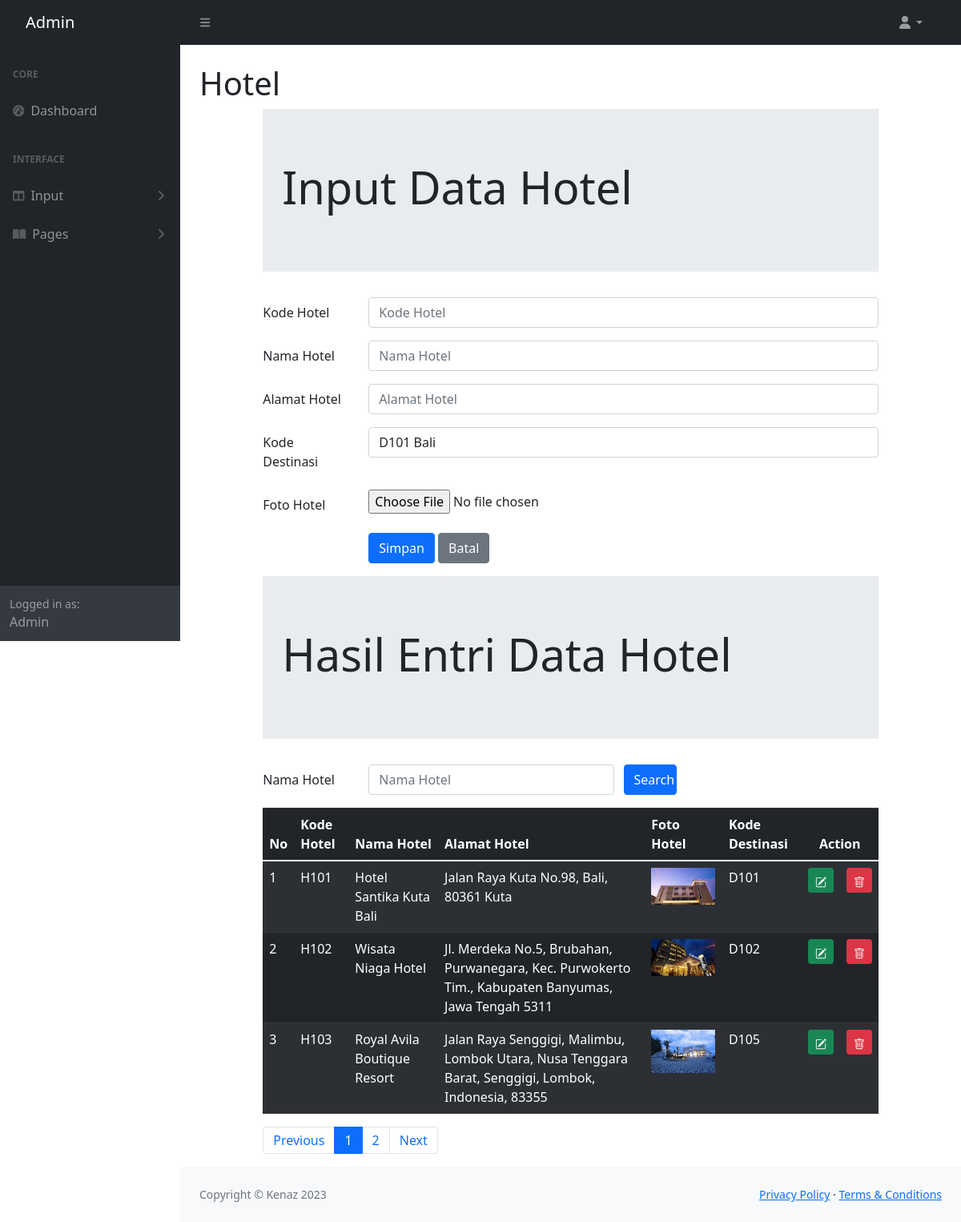
/admin/hotel.php, run on the app's committed database.
### tables this page shows
CREATE TABLE `hotel` (
  `hotelKODE` char(4) NOT NULL,
  `hotelNAMA` varchar(100) NOT NULL,
  `hotelALAMAT` varchar(100) NOT NULL,
  `hotelFOTO` char(120) NOT NULL,
  `destinasiKODE` char(4) NOT NULL
);

### admin/hotel.php (the view, shortened to what this page needs)
<!DOCTYPE html>
<html lang="en">
<?php include "INCLUDE/head.php"?>
    <body class="sb-nav-fixed">
        <?php include "INCLUDE/menunav.php"?>
        <div id="layoutSidenav">
            <?php include "INCLUDE/menu.php"?>
            <div id="layoutSidenav_content">
                <main>
                    <div class="container-fluid px-4">
                        <h1 class="mt-4">Hotel</h1>
<head>
	<link rel="stylesheet" href="https://cdn.jsdelivr.net/npm/bootstrap@4.0.0/dist/css/bootstrap.min.css">
  	<link rel="stylesheet" type="text/css" href="https://cdnjs.cloudflare.com/ajax/libs/select2/4.0.3/css/select2.min.css">
	<link rel="stylesheet" type="text/css" href="css/bootstrap.min.css">
</head>
<?php
	include "include/config.php";
	$datadestinasi = mysqli_query($connection, "select * from destinasi");
?>
<body>
<div class="row">
<div class="col-sm-1"></div>
<div class="col-sm-10">
	<div class="jumbotron jumbotron-fluid">
		<div class="container">
			<h1 class="display-4">Input Data Hotel</h1>
		</div>
	</div>
	<form method="POST" enctype="multipart/form-data">
		<div class="mb-3 row">
			<label for="kodehotel" class="col-sm-2 col-form-label">Kode Hotel</label>
			<div class="col-sm-10">
				<input type="text" class="form-control" id="kodehotel" name="inputkode" placeholder="Kode Hotel" maxlength="4">
			</div>
		</div>
		<div class="mb-3 row">
			<label for="namahotel" class="col-sm-2 col-form-label">Nama Hotel</label>
			<div class="col-sm-10">
				<input type="text" class="form-control" id="namahotel" name="inputnama" placeholder="Nama Hotel">
			</div>
		</div>
        <div class="mb-3 row">
			<label for="alamathotel" class="col-sm-2 col-form-label">Alamat Hotel</label>
			<div class="col-sm-10">
				<input type="text" class="form-control" id="alamathotel" name="inputalamat" placeholder="Alamat Hotel">
			</div>
		</div>
		<div class="mb-3 row">
			<label for="namadestinasi" class="col-sm-2 col-form-label">Kode Destinasi</label>
			<div class="col-sm-10">
			<select class="form-control" id="namadestinasi" name="kodedestinasi">
				<?php while($row = mysqli_fetch_array($datadestinasi))
				{ ?>
					<option value="<?php echo $row["destinasiKODE"]?>">
						<?php echo $row["destinasiKODE"]?>
						<?php echo $row["destinasiNAMA"]?>
					</option>
				<?php } ?>
			</select>
			</div>
		</div>
		<div class="form-group row">
			<label for="file" class="col-sm-2 col-form-label">Foto Hotel</label>
			<div class="col-sm-10">
				<input type="file" id="file" name="file">
			</div>
		</div>
		<div class="form-group row">
			<div class="col-sm-2"></div>
			<div class="col-sm-10">
				<input type="submit" name="Simpan" class="btn btn-primary" value="Simpan">
				<input type="submit" name="Batal" class="btn btn-secondary" value="Batal">
			</div>
		</div>
	</form>
</div>
<div class="col-sm-1"></div>
</div>
<div class="row">
	<div class="col-sm-1"></div>
	<div class="col-sm-10">
		<div class="jumbotron jumbotron-fluid">
			<div class="container">
				<h1 class="display-4">Hasil Entri Data Hotel</h1>
			</div>
		</div>
		<form method="POST">
            <div class="mb-3 row">
                <label for="Search" class="col-sm-2 col-form-label">Nama Hotel</label>
                <div class="col-sm-5">
                    <input type="text" class="form-control" name="Search" id="Search" placeholder="Nama Hotel"
                    value="<?php if(isset($_POST["Search"])){echo $_POST["Search"];
                    }?>">
                </div>
                <input type="submit" class="col-sm-1 btn btn-primary" value="Search" name="kodehotel">
            </div>
        </form>
	<table class="table table-dark table-striped">
		<thead class="thead-dark">
			<tr>
				<th>No</th>
				<th>Kode Hotel</th>
				<th>Nama Hotel</th>
				<th>Alamat Hotel</th>
				<th>Foto Hotel</th>
                <th>Kode Destinasi</th>
				<th colspan="2" style="text-align: center">Action</th>
			</tr>
		</thead>
		<tbody>
			<?php
				$jumlahtampilan = 3;
				$halaman = (isset($_GET['page']))? $_GET['page'] : 1;
				$mulaitampilan = ($halaman - 1) * $jumlahtampilan;
				if(isset($_POST["kodehotel"])){
					$Search = $_POST["Search"];
					$query = mysqli_query($connection, "select * from hotel where hotelNAMA like'%".$Search."%';");
				}
				else{
					$query = mysqli_query($connection, "select * from hotel
					limit $mulaitampilan, $jumlahtampilan;");
				}
				$nomor = 1;
				while($row = mysqli_fetch_array($query)){ ?>
				<tr>
					<td><?php echo $mulaitampilan + $nomor;?></td>
					<td><?php echo $row['hotelKODE'];?></td>
					<td><?php echo $row['hotelNAMA'];?></td>
					<td><?php echo $row['hotelALAMAT'];?></td>
					<td>
						<?php if(is_file("images/".$row['hotelFOTO']))
						{ ?>
							<img src="images/<?php echo $row['hotelFOTO']?>" width="80">
						<?php } else
							echo "<img src='images/noimage.png' width='80'>"
						?>
					</td>
                    <td><?php echo $row['destinasiKODE'];?></td>
					<td>
						<a href="hoteledit.php?edit=<?php echo $row['hotelKODE']?>" class="btn btn-success btn-sm" title="EDIT">
						</a>
					</td>
					<td>
						<a href="hotelhapus.php?hapus=<?php echo $row['hotelKODE']?>" class="btn btn-danger btn-sm" title="DELETE">
						</a>
					</td>
				</tr>
			<?php $nomor = $nomor + 1;?>
			<?php }	?>
		</tbody>
	</table>
			<?php
                $query = mysqli_query($connection, "SELECT * FROM hotel");
                $jumlahrecord = mysqli_num_rows($query);
                $jumlahpage = ceil($jumlahrecord / $jumlahtampilan);
            ?>
            <nav aria-label="Page navigation example">
            <ul class="pagination">
                <li class="page-item"><a class="page-link" href="?page=<?php $nomorhal=1;
                echo $nomorhal?>">Previous</a></li>
                <?php for($nomorhal=1; $nomorhal<=$jumlahpage; $nomorhal++){ ?>
                <li class="page-item">
                    <?php if($nomorhal!=$halaman) {?>
                        <a class="page-link" href="?page=<?php echo $nomorhal ?>"><?php echo $nomorhal ?></a>
                    <?php } else{ ?>
						<li class="page-item active" aria-current="page">
                    		<a class="page-link" href="?page=<?php echo $nomorhal;?>"><?php echo $nomorhal ?></a>
						</li>
                    <?php } ?>
                </li>
                <?php } ?>
                <li class="page-item"><a class="page-link" href="?page=<?php echo $nomorhal - 1; ?>">Next</a></li>
            </ul>
            </nav>
	</div>
	<div class="col-sm-1"></div>
</div>
</body>
</main>
                <?php include "INCLUDE/footer.php"?>
            </div>
        </div>
</html>

### data on the page
hotel: hotelKODE "H101", hotelNAMA "Hotel Santika Kuta Bali", hotelALAMAT "Jalan Raya Kuta No.98, Bali, 80361 Kuta", hotelFOTO (picture), destinasiKODE "D101"
hotel: nomor "2", hotelKODE "H102", hotelNAMA "Wisata Niaga Hotel", hotelALAMAT "Jl. Merdeka No.5, Brubahan, Purwanegara, Kec. Purwokerto Tim., Kabupaten Banyumas, Jawa Tengah 5311", hotelFOTO (picture), destinasiKODE "D102"
hotel: nomor "3", hotelKODE "H103", hotelNAMA "Royal Avila Boutique Resort", hotelALAMAT "Jalan Raya Senggigi, Malimbu, Lombok Utara, Nusa Tenggara Barat, Senggigi, Lombok, Indonesia, 83355", hotelFOTO (picture), destinasiKODE "D105"

### other printed values
form field kodedestinasi "D101 Bali"
